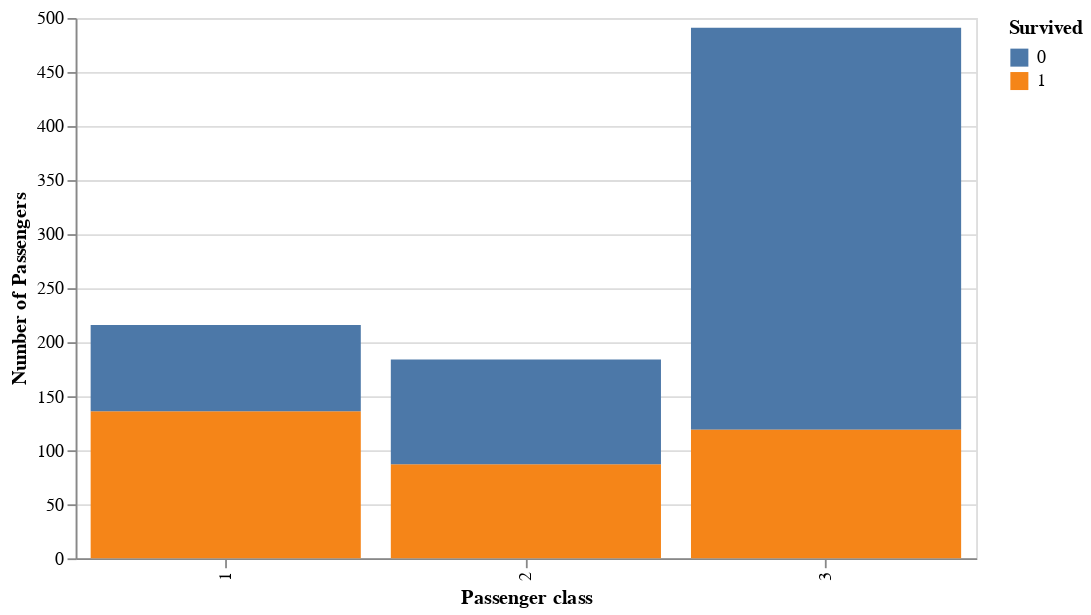

Source (notebook cell):
### Code cell
(
    df
    .plot
    .bar(
        x=alt.X("Pclass:O", title="Passenger class"),
        y=alt.Y("count()", title="Number of Passengers"),
        color=alt.Color("Survived:N", legend=alt.Legend(title="Survived")),
        tooltip=["Pclass", "Survived", "count()"]
    )
    .properties(
        width=500
    )
)

### Figure 1 — Vega-Lite specification as saved in the notebook (floating-point values rounded to 4 significant figures; data arrays with more than 128 entries replaced by an {"elided": "..."} marker saying what was removed)
{"config": {"view": {"continuousWidth": 300, "continuousHeight": 300}}, "data": {"name": "data-eb4c1b9997f51a02fdb9c236c9019e4c"}, "mark": {"type": "bar", "tooltip": true}, "encoding": {"color": {"field": "Survived", "legend": {"title": "Survived"}, "type": "nominal"}, "tooltip": [{"field": "Pclass", "type": "quantitative"}, {"field": "Survived", "type": "quantitative"}, {"aggregate": "count", "type": "quantitative"}], "x": {"field": "Pclass", "title": "Passenger class", "type": "ordinal"}, "y": {"aggregate": "count", "title": "Number of Passengers", "type": "quantitative"}}, "params": [{"name": "param_10", "select": {"type": "interval", "encodings": ["x", "y"]}, "bind": "scales"}], "width": 500, "$schema": "https://vega.github.io/schema/vega-lite/v5.20.1.json", "datasets": {"data-eb4c1b9997f51a02fdb9c236c9019e4c": {"elided": "891 records"}}}
